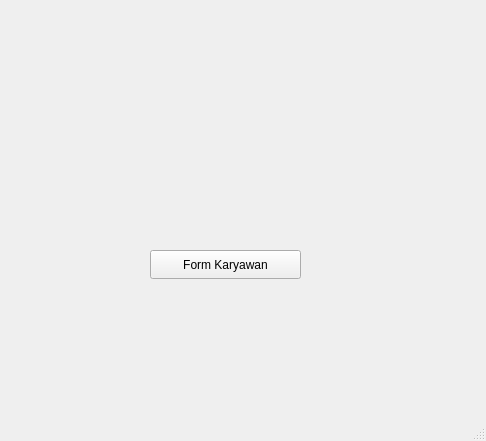
<?xml version="1.0" encoding="UTF-8"?>
<ui version="4.0">
 <class>guiPraktikum</class>
 <widget class="QMainWindow" name="guiPraktikum">
  <property name="geometry">
   <rect>
    <x>0</x>
    <y>0</y>
    <width>486</width>
    <height>441</height>
   </rect>
  </property>
  <property name="windowTitle">
   <string>MainWindow</string>
  </property>
  <widget class="QWidget" name="centralwidget">
   <widget class="QPushButton" name="pushButton">
    <property name="geometry">
     <rect>
      <x>150</x>
      <y>250</y>
      <width>151</width>
      <height>29</height>
     </rect>
    </property>
    <property name="text">
     <string>Form Karyawan</string>
    </property>
   </widget>
  </widget>
  <widget class="QMenuBar" name="menubar">
   <property name="geometry">
    <rect>
     <x>0</x>
     <y>0</y>
     <width>486</width>
     <height>26</height>
    </rect>
   </property>
  </widget>
  <widget class="QStatusBar" name="statusbar"/>
 </widget>
 <resources/>
 <connections/>
</ui>
